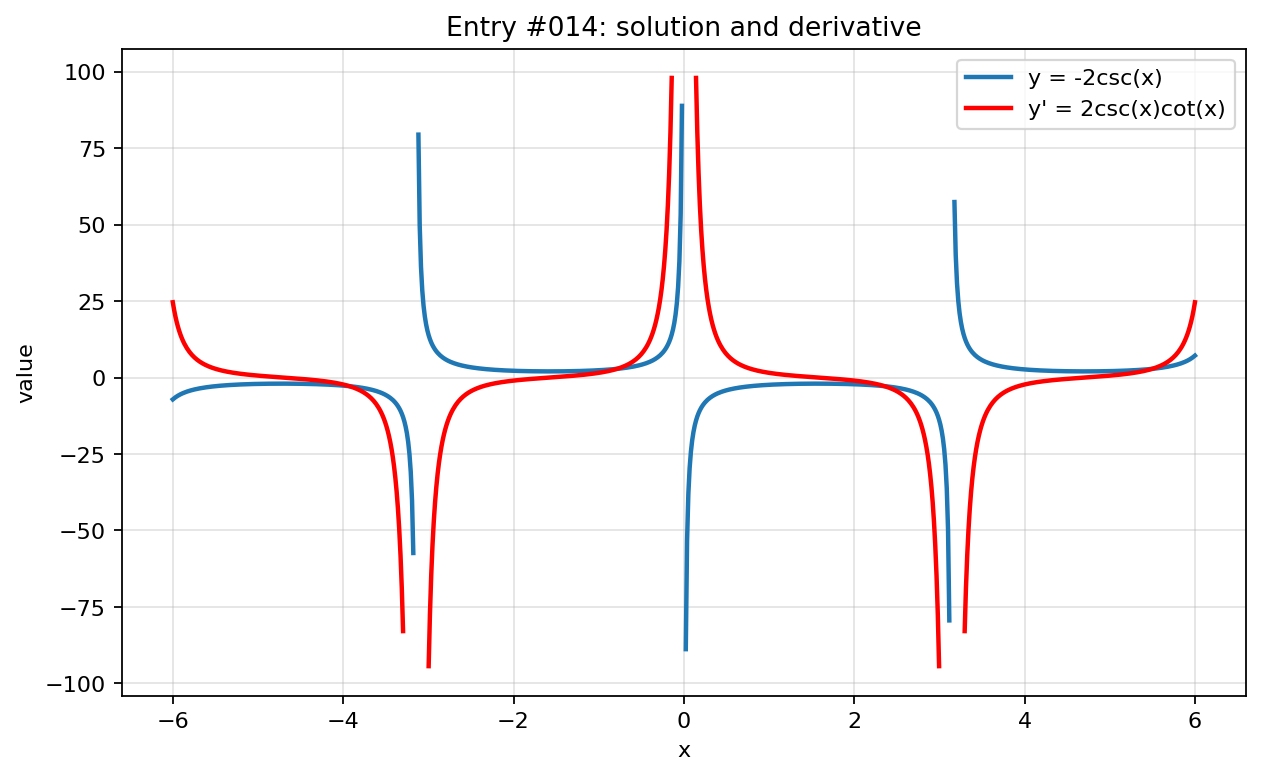

Recreate this plot in Python.
import numpy as np
import matplotlib.pyplot as plt

x = np.linspace(-6, 6, 800)

with np.errstate(divide="ignore", invalid="ignore", over="ignore"):
    y = -2/np.sin(x)
    y_prime = (2*np.cos(x))/(np.sin(x)**2)


def mask(values, limit=100):
    return np.where(np.isfinite(values) & (np.abs(values) <= limit), values, np.nan)

y = mask(y)
y_prime = mask(y_prime)
plt.figure(figsize=(8, 5))
plt.plot(x, y, label="y = -2csc(x)", linewidth=2)
plt.plot(x, y_prime, label="y' = 2csc(x)cot(x)", linewidth=2, color="red")
plt.title("Entry #014: solution and derivative")
plt.xlabel("x")
plt.ylabel("value")
plt.grid(True, alpha=0.35)
plt.legend()
plt.tight_layout()
plt.show()
